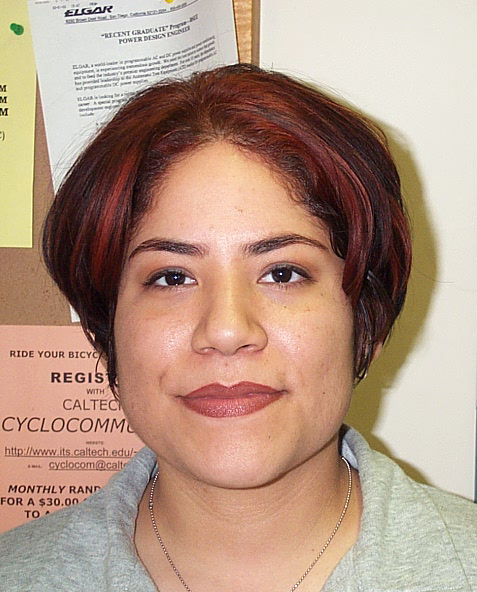
%> input picture Images/DB0/db0_1.jpg, 477 x 592 px
$ octave --eval "result = degrade_img(imread('../../Images/DB0/db0_1.jpg'));"   (GNU Octave 9; MATLAB toolbox functions it lacks are replaced by stand-ins)
%> lines starting %> are read from the running program, lines starting %| are printed output that depends on the picture; in (x1, y1, x2, y2) boxes, pixels count from 0 and x2, y2 are one past the last pixel; in counts of white or black regions, pixels touching at a corner belong together; the program's own positions count from 1
### functions/util/random_rotate.m
function [rotatedImage] = random_rotate(Img)

    rotationRange = [-5, 5];  % Rotation range in degrees

    % Generate a random rotation angle within the specified range
    rotationAngle = randi([rotationRange(1), rotationRange(2)]);

   % Rotate the image
    rotatedImage = imrotate(Img, rotationAngle, 'bilinear', 'crop');
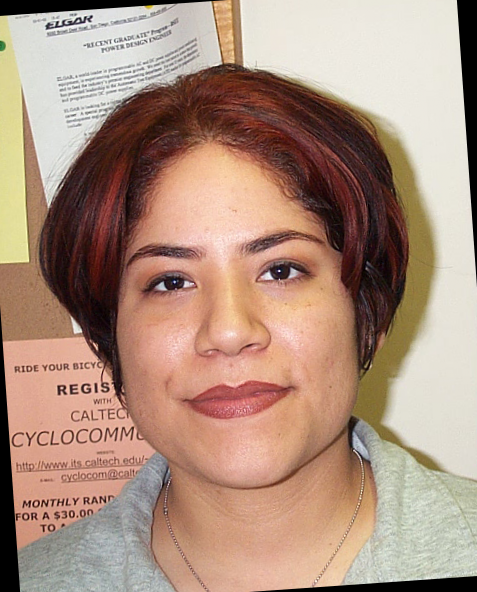
%> rotatedImage: size 592x477x3 double; mean R, G, B 0.681, 0.567, 0.499

    % Create a binary mask based on values close to zero in each channel of the rotated image
    binaryMask = all(abs(rotatedImage) < 1e-6, 3);  % Tolerance for floating-point errors
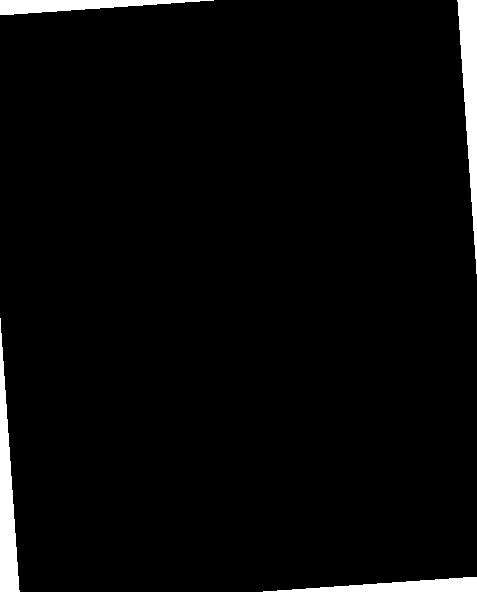
%> binaryMask: size 592x477 logical; 3.2% white; 4 white regions, box (x1, y1, x2, y2) and area: (457, 0, 477, 274) 2754, (0, 318, 20, 592) 2754, (0, 0, 214, 15) 1709, (263, 577, 477, 592) 1709

    % Apply the mask to retain the original background for each channel
    for channel = 1:3
        rotatedImage(:,:,channel) = rotatedImage(:,:,channel) .* ~binaryMask + Img(:,:,channel) .* binaryMask;
    end
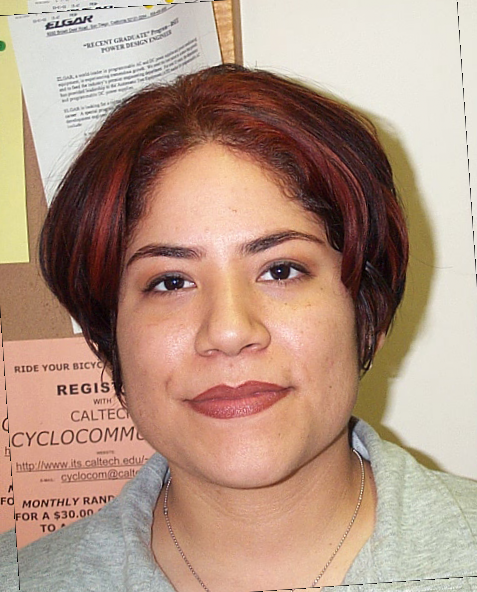
%> rotatedImage: size 592x477x3 double; 3.16% of pixels changed, all inside (x1, y1, x2, y2) = (0, 0, 477, 592)

end

### functions/util/random_scale.m
function [zoomedImg] = random_scale(img)

    % Original dimensions
    [rows, cols, ~] = size(img);
%> rows = 592; cols = 477

    % Generate a random zoom factor between 0.9 and 1.1
    zoomFactor = 0.9 + 0.2 * rand();

    % Resize the image
    resizedImg = imresize(img, zoomFactor);

    % Get the size of the resized image
    [rowsResized, colsResized, ~] = size(resizedImg);
%> rowsResized = 583; colsResized = 470

    % Depending on whether the image is zoomed in or out, crop or pad it
    if zoomFactor > 1
        % Zoomed in - Crop the image
        startRow = round((rowsResized - rows) / 2);
        startCol = round((colsResized - cols) / 2);
        zoomedImg = resizedImg(startRow + 1:startRow + rows, startCol + 1:startCol + cols, :);
    else
        % Zoomed out - Pad the image with the original image

        % Calculate padding amounts for each dimension
        padRow = round((rows - rowsResized) / 2);
%> padRow = 5
        padCol = round((cols - colsResized) / 2);
%> padCol = 4

        % Ensure padding doesn't exceed the original image size
        padRow = min(padRow, size(img, 1));
        padCol = min(padCol, size(img, 2));

        % Initialize the zoomed image with the original content
        zoomedImg = img(1:rows, 1:cols, :);

        % Update the padded region with the resized content
        zoomedImg(padRow + 1:padRow + rowsResized, padCol + 1:padCol + colsResized, :) = resizedImg;
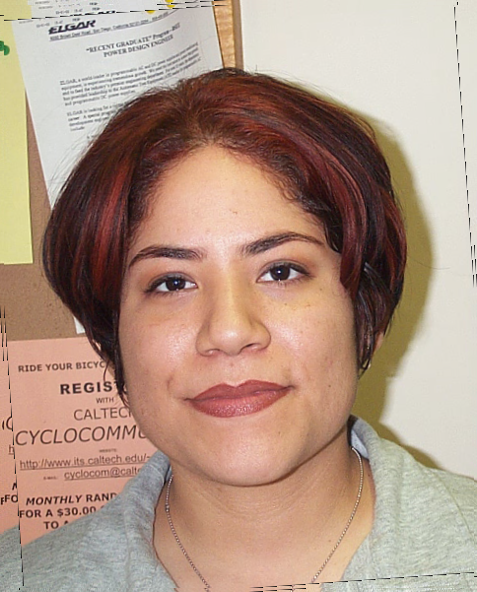
%> zoomedImg: size 592x477x3 double; mean R, G, B 0.71, 0.597, 0.527; drawn with min black and max white
    end

end

### functions/util/random_tone.m
function [adjustedImage] = random_tone(img)

    % Define the range for the random tone change (-30% to 30%)
    minToneChange = 0.75;
    maxToneChange = 1.12;

    % Generate a random tone change factor
    toneChangePercentage = rand() * (maxToneChange - minToneChange) + minToneChange;

    % Adjust the tone of the image (only brightness)
    adjustedImage = img * toneChangePercentage;

    % Ensure the adjusted image is within the valid range [0, 1]
    adjustedImage = max(min(adjustedImage, 1), 0);
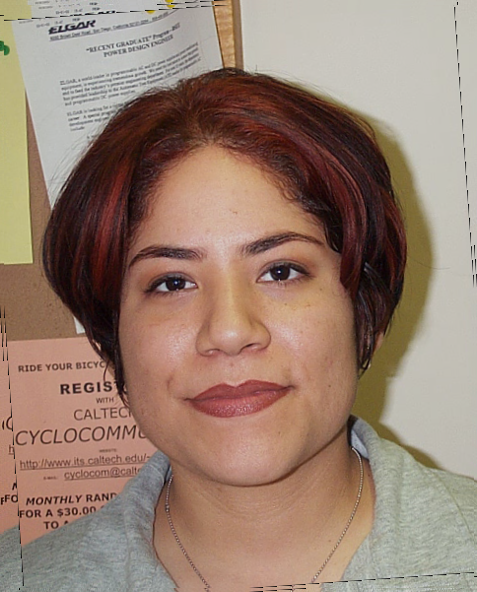
%> adjustedImage: size 592x477x3 double; mean R, G, B 0.601, 0.505, 0.446; mean of the top-left, top-right, bottom-left and bottom-right quarters 0.479, 0.518, 0.501, 0.57
end

### functions/util/degrade_img.m
function [degraded_image] = degrade_img(img)

    % Convert originalImage to double for processing
    img = im2double(img);

    % Rotates the image (max +/-5 degrees),
    img = random_rotate(img);

    % Scales the image (max +/- 10%)
    img = random_scale(img);

    % Adjusts tone(contrast and brightness) and temperature (max +/- 30%)
    img = random_tone(img);

    degraded_image = im2uint8(img);
    % degraded_image = img;
end

$ run again, on Images/DB0/db0_2.jpg
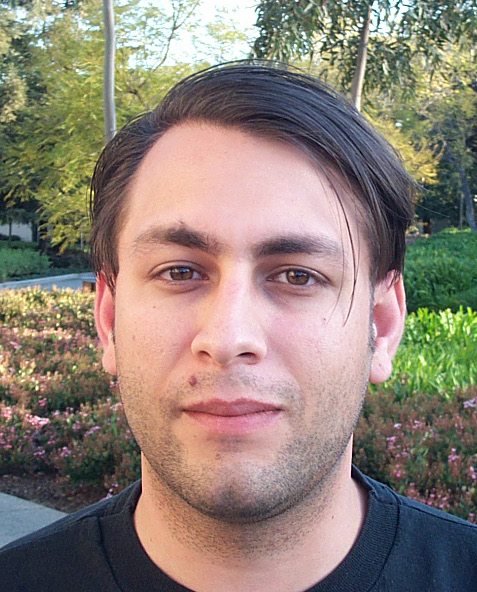
%> input picture Images/DB0/db0_2.jpg, 477 x 592 px
%> binaryMask: size 592x477 logical; 3.2% white; 4 white regions, box (x1, y1, x2, y2) and area: (457, 0, 477, 274) 2754, (0, 318, 20, 592) 2754, (0, 0, 214, 15) 1709, (263, 577, 477, 592) 1709
%> after the loop in random_rotate, `for channel = 1:3`:
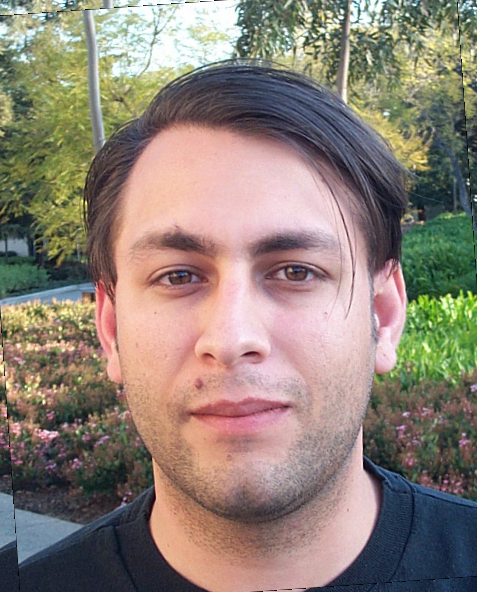
%> rotatedImage: size 592x477x3 double; mean R, G, B 0.559, 0.509, 0.469
%> in random_tone, `adjustedImage = max(min(adjustedImage, 1), 0);`:
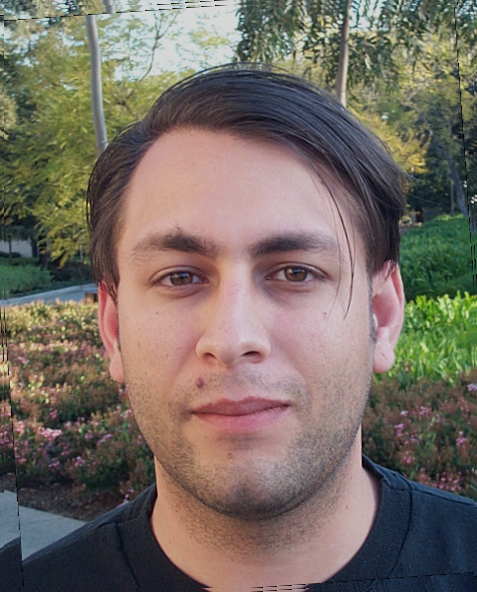
%> adjustedImage: size 592x477x3 double; mean R, G, B 0.469, 0.429, 0.395; mean of the top-left, top-right, bottom-left and bottom-right quarters 0.478, 0.414, 0.393, 0.439

$ run again, on Images/DB0/db0_3.jpg
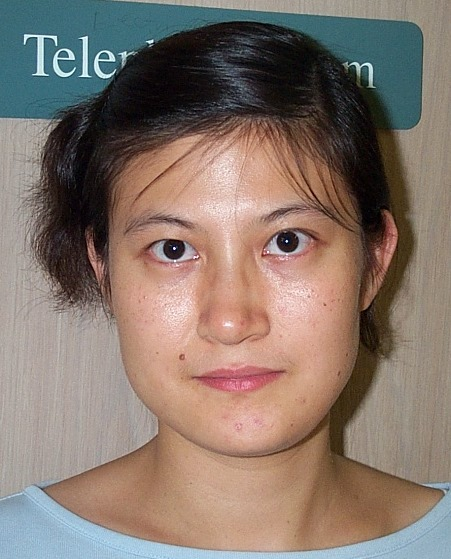
%> input picture Images/DB0/db0_3.jpg, 451 x 559 px
%> in random_rotate, `binaryMask = all(abs(rotatedImage) < 1e-6, 3);`:
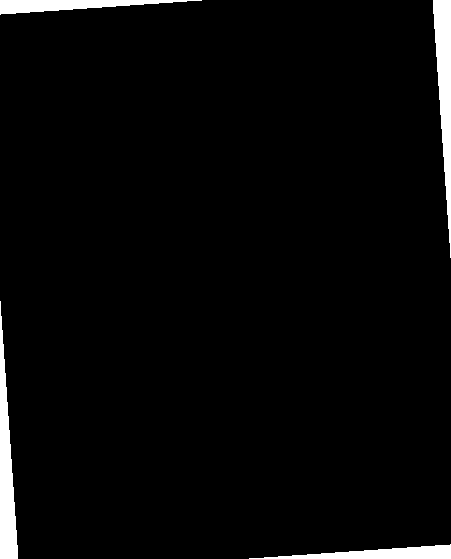
%> binaryMask: size 559x451 logical; 3.2% white; 4 white regions, box (x1, y1, x2, y2) and area: (433, 0, 451, 258) 2448, (0, 301, 18, 559) 2448, (0, 0, 202, 15) 1523, (249, 544, 451, 559) 1523
%> in random_tone, `adjustedImage = max(min(adjustedImage, 1), 0);`:
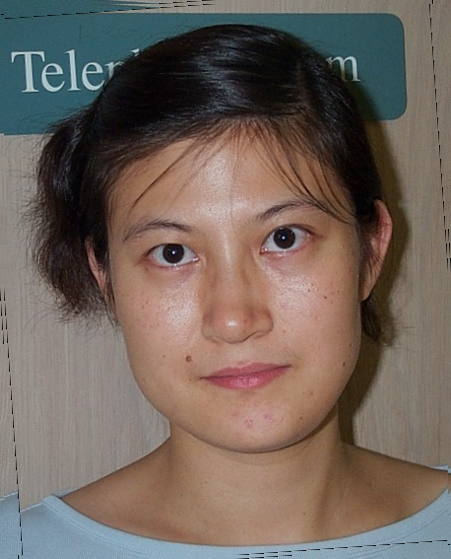
%> adjustedImage: size 559x451x3 double; mean R, G, B 0.447, 0.396, 0.364; mean of the top-left, top-right, bottom-left and bottom-right quarters 0.307, 0.32, 0.52, 0.462

$ run again, on Images/DB0/db0_4.jpg
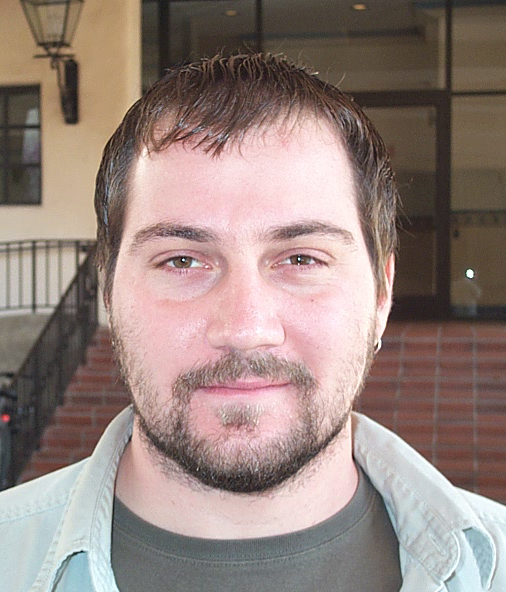
%> input picture Images/DB0/db0_4.jpg, 506 x 592 px
%> in random_rotate, `binaryMask = all(abs(rotatedImage) < 1e-6, 3);`:
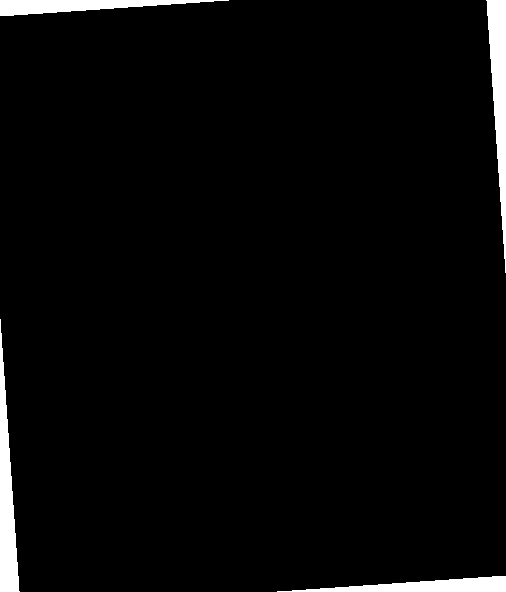
%> binaryMask: size 592x506 logical; 3.1% white; 4 white regions, box (x1, y1, x2, y2) and area: (486, 0, 506, 273) 2744, (0, 319, 20, 592) 2744, (0, 0, 229, 16) 1941, (277, 576, 506, 592) 1941
%> in random_tone, `adjustedImage = max(min(adjustedImage, 1), 0);`:
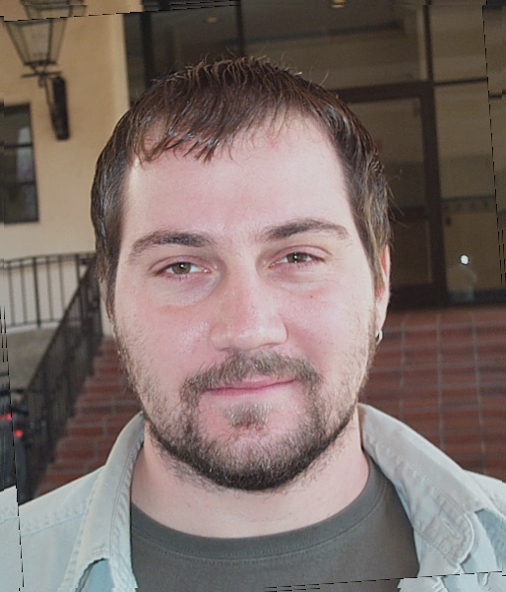
%> adjustedImage: size 592x506x3 double; mean R, G, B 0.494, 0.436, 0.416; mean of the top-left, top-right, bottom-left and bottom-right quarters 0.436, 0.355, 0.489, 0.514
